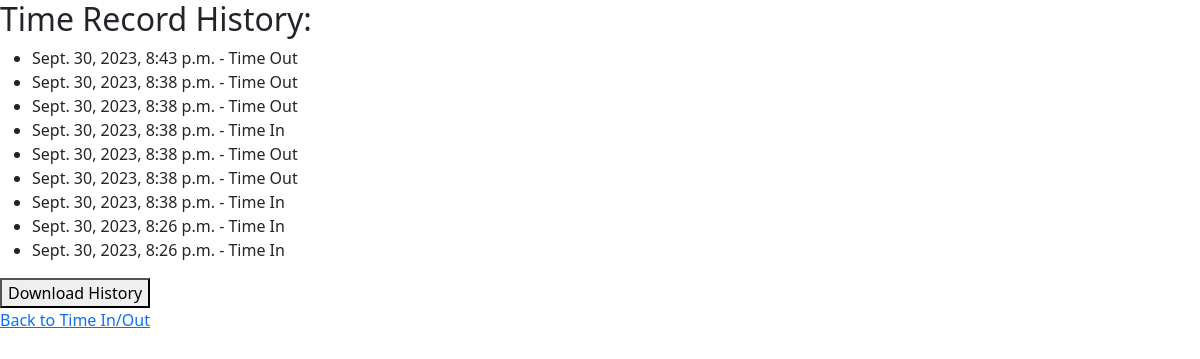
The app's page /internship/view_time_records/ (signed in), older data.
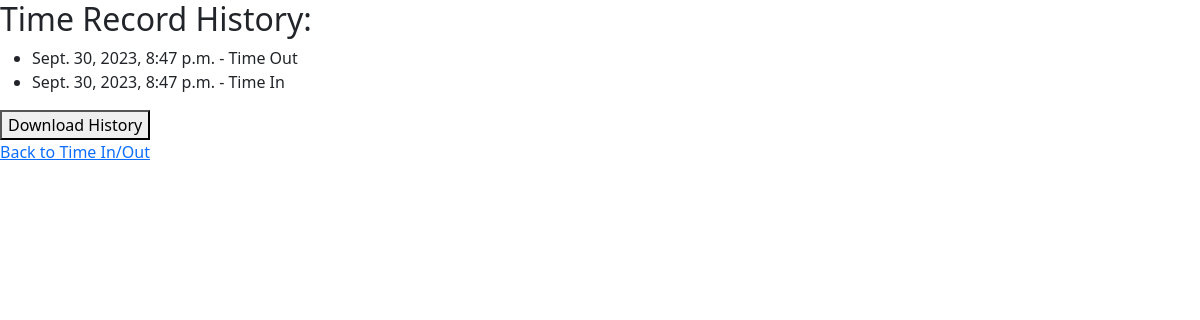
The same page, newer data.
### internship/models.py (models this page shows)
class TimeRecord(models.Model):
    intern_user = models.ForeignKey(intern, on_delete=models.CASCADE, default=None)
    timestamp = models.DateTimeField(default=now)
    is_time_in = models.BooleanField(default=True)
    action = models.CharField(max_length=8, choices=[('Time In', 'Time In'), ('Time Out', 'Time Out')], default='Time In')

### internship/views.py (the view)
# urls.py: path('view_time_records/', views.view_time_records, name='view_time_records'),
@login_required
def view_time_records(request):
    time_records = TimeRecord.objects.filter(intern_user=request.user).order_by('-timestamp')
    if 'download_history' in request.POST:
        text_content = generate_time_records_text(time_records)
        response = HttpResponse(text_content, content_type='text/plain')
        response['Content-Disposition'] = 'attachment; filename="time_records.txt"'
        return response
    return render(request, 'DTR/view_time_records.html', {'time_records': time_records})

### templates/DTR/view_time_records.html (shortened to what this page needs)
{% extends "base.html" %}
{% load static %}
{% block content %}
  <h2>Time Record History:</h2>
  <ul>
    {% for record in time_records %}
      <li>{{ record.timestamp }} - {{ record.action }}</li>
    {% empty %}
      <li>No time records available.</li>
    {% endfor %}
  </ul>
  <form method="post" action="{% url 'download_history' %}">
    <button type="submit" name="download_history" value="true">Download History</button>
  </form>
  <a href="{% url 'time_in_out' %}">Back to Time In/Out</a>
{% endblock %}

Row changes from the older to the newer data that the page shows:
removed TimeRecord: timestamp "Sept. 30, 2023, 8:43 p.m.", action "Time Out"
removed TimeRecord: timestamp "Sept. 30, 2023, 8:38 p.m.", action "Time Out"
removed TimeRecord: timestamp "Sept. 30, 2023, 8:38 p.m.", action "Time Out"
removed TimeRecord: timestamp "Sept. 30, 2023, 8:38 p.m.", action "Time In"
removed TimeRecord: timestamp "Sept. 30, 2023, 8:38 p.m.", action "Time Out"
removed TimeRecord: timestamp "Sept. 30, 2023, 8:38 p.m.", action "Time Out"
removed TimeRecord: timestamp "Sept. 30, 2023, 8:38 p.m.", action "Time In"
removed TimeRecord: timestamp "Sept. 30, 2023, 8:26 p.m.", action "Time In"
removed TimeRecord: timestamp "Sept. 30, 2023, 8:26 p.m.", action "Time In"
added TimeRecord: timestamp "Sept. 30, 2023, 8:47 p.m.", action "Time Out"
added TimeRecord: timestamp "Sept. 30, 2023, 8:47 p.m.", action "Time In"
